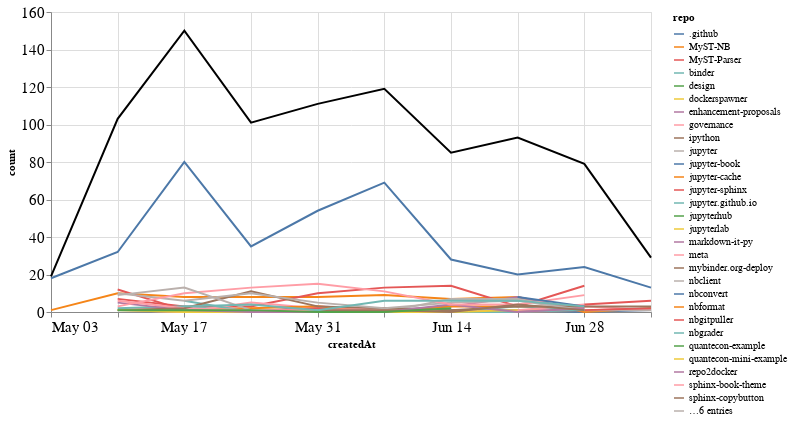

The notebook cell this image was saved under:
### Markdown cell above
## Comments

### Code cell
comments_time = comments.groupby('repo').resample('W', on='createdAt').count()['author'].reset_index()
comments_time = comments_time.rename(columns={'author': 'count'})
comments_time_total = comments_time.groupby('createdAt').agg({"count": "sum"}).reset_index()
ch1 = alt.Chart(comments_time, width=600).mark_line().encode(
    x='createdAt',
    y='count',
    color='repo',
    tooltip="repo"
)

ch2 = alt.Chart(comments_time_total, width=600).mark_line(color="black").encode(
    x='createdAt',
    y='count',
)

ch1 + ch2

### Figure 1 — Vega-Lite specification as saved in the notebook (floating-point values rounded to 4 significant figures; data arrays with more than 128 entries replaced by an {"elided": "..."} marker saying what was removed)
{"config": {"axisLeft": {"labelFontSize": 15}, "axisBottom": {"labelFontSize": 15}}, "layer": [{"data": {"name": "data-3c2e286a5551a67255c6c7b4d97b3563"}, "mark": "line", "encoding": {"color": {"type": "nominal", "field": "repo"}, "tooltip": {"type": "nominal", "field": "repo"}, "x": {"type": "temporal", "field": "createdAt"}, "y": {"type": "quantitative", "field": "count"}}, "width": 600}, {"data": {"name": "data-bf196bfd592dbc941c5d07b9dad2dffc"}, "mark": {"type": "line", "color": "black"}, "encoding": {"x": {"type": "temporal", "field": "createdAt"}, "y": {"type": "quantitative", "field": "count"}}, "width": 600}], "$schema": "https://vega.github.io/schema/vega-lite/v4.8.1.json", "datasets": {"data-3c2e286a5551a67255c6c7b4d97b3563": {"elided": "183 records"}, "data-bf196bfd592dbc941c5d07b9dad2dffc": [{"createdAt": "2020-05-03T00:00:00", "count": 19}, {"createdAt": "2020-05-10T00:00:00", "count": 103}, {"createdAt": "2020-05-17T00:00:00", "count": 150}, {"createdAt": "2020-05-24T00:00:00", "count": 101}, {"createdAt": "2020-05-31T00:00:00", "count": 111}, {"createdAt": "2020-06-07T00:00:00", "count": 119}, {"createdAt": "2020-06-14T00:00:00", "count": 85}, {"createdAt": "2020-06-21T00:00:00", "count": 93}, {"createdAt": "2020-06-28T00:00:00", "count": 79}, {"createdAt": "2020-07-05T00:00:00", "count": 29}]}}
